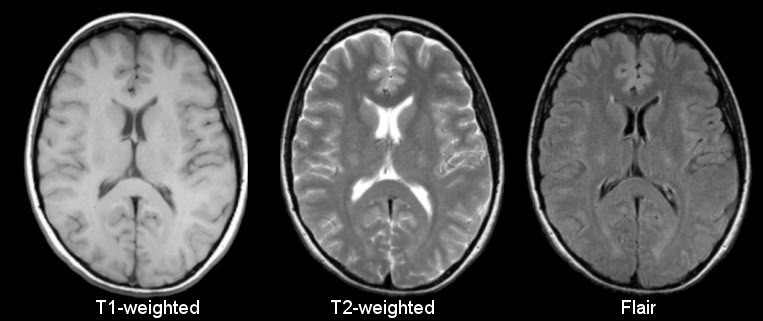
#> input picture Image to Text/app/angularapp/src/assets/t1t2flairbrain.jpg, 763 x 321 px
$ python -i gradient.py   (imports and definitions only)
#> lines starting #> are read from the running program, lines starting #| are printed output that depends on the picture
# Gradient computation for grayscale/color Canny edge detection
# author: Muhammet Bastan, mubastan@gmail.com
# date: March 2012

import numpy, scipy, scipy.ndimage
from scipy.ndimage import filters
from numpy import *

# Sobel or Prewit gradient
def gradient(image, type=0):
#> called with type = 0
    if type==0:
        Ix = filters.sobel(image, axis=1)
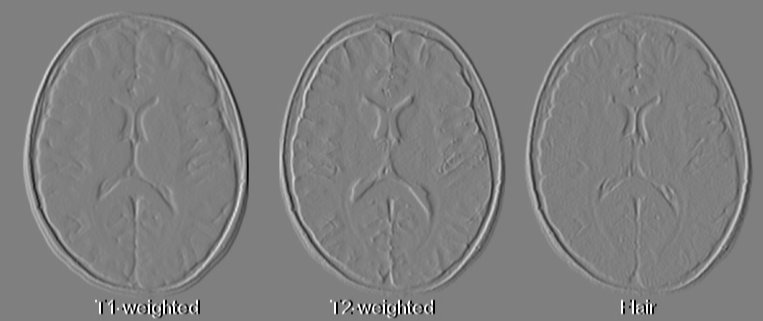
#> Ix: shape (321, 763) float32; min -1020, max 1020, mean 0; drawn with min black and max white
        Iy = filters.sobel(image, axis=0)
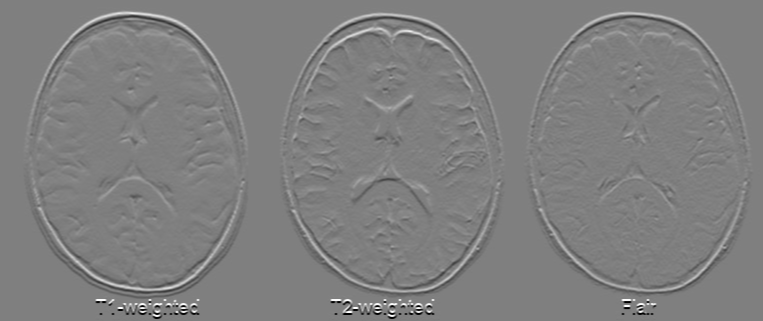
#> Iy: shape (321, 763) float32; min -1020, max 1020, mean 0; drawn with min black and max white
        return Ix, Iy
    else:
        Ix = filters.prewitt(image, axis=1)
        Iy = filters.prewitt(image, axis=0)
    return Ix, Iy

# gradient magnitudes and directions of a grayscale image, Gd: [-pi/2, +pi/2]
# [7 lines left out: function gray_gradient, not called in this run]

# using the same approach of color gradient mag-ori computation for a gray image
def gray_gradient_tensor(image, sigma=0.5):

    g = image.astype('float32')
    #g = scipy.ndimage.filters.gaussian_filter(g, sigma)
    gx, gy = gradient(g)

    cxx = gx*gx
    cyy = gy*gy
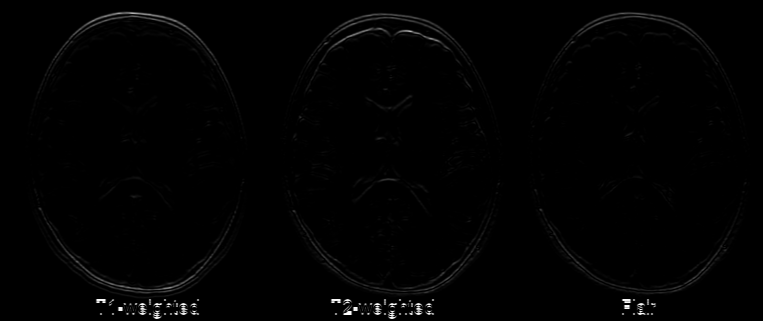
#> cyy: shape (321, 763) float32; min 0, max 1040400, mean 9243.5; drawn with min black and max white
    cxy = 2*(gx*gy)     ## 2*cxy

    ## todo: smooth the color tensor
    cxx = scipy.ndimage.filters.gaussian_filter(cxx, sigma)
    cyy = scipy.ndimage.filters.gaussian_filter(cyy, sigma)
    cxy = scipy.ndimage.filters.gaussian_filter(cxy, sigma)

    cxx_cyy = cxx-cyy
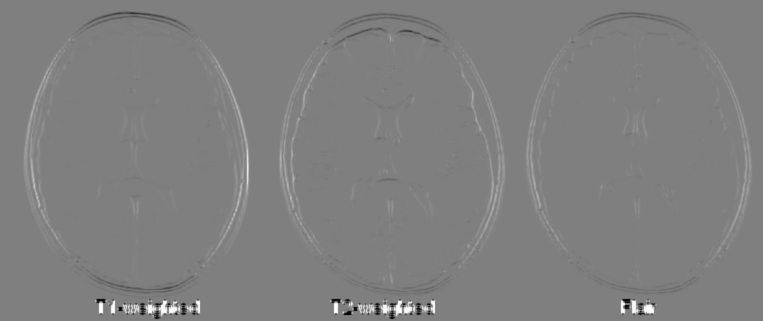
#> cxx_cyy: shape (321, 763) float32; min -1039238.8, max 1039776.4, mean 5502.6; drawn with min black and max white
    eps = 0.0000001
    d = sqrt( cxx_cyy**2 + cxy**2 + eps)
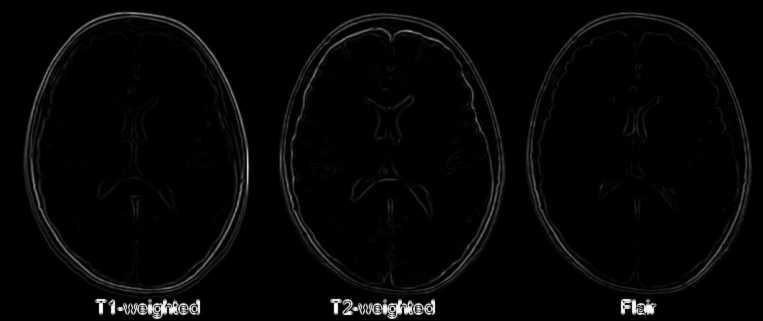
#> d: shape (321, 763) float32; min 0.000316, max 1039776.4, mean 23010.6; drawn with min black and max white

    ## largest eigenvalue -- derivative energy in the most prominent direction
    lambda1 = cxx + cyy + d          ## 0.5*... ?

    Gm = sqrt(lambda1 + eps)
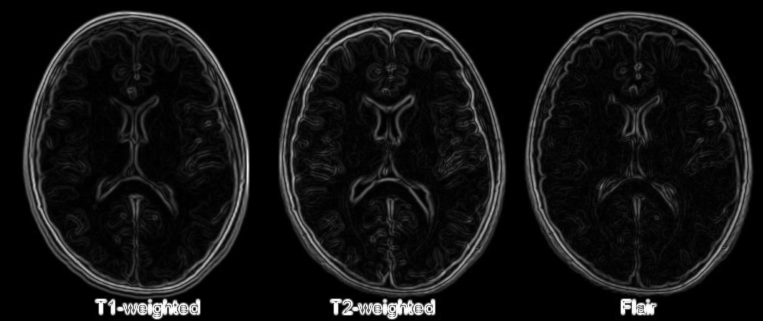
#> Gm: shape (321, 763) float32; min 0.0178, max 1442.1, mean 104; drawn with min black and max white
    Gd = 0.5*arctan2(cxy, cxx_cyy)
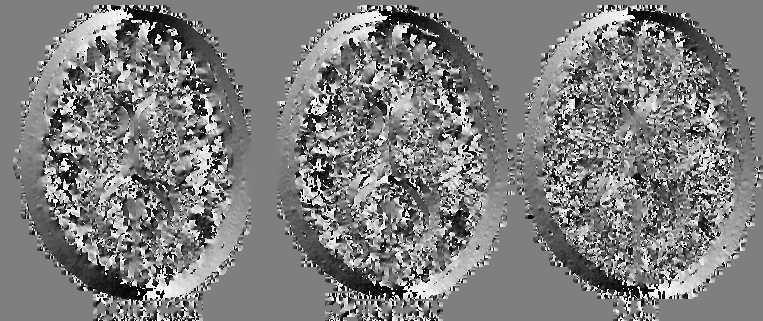
#> Gd: shape (321, 763) float32; min -1.57, max 1.57, mean -0.00677; drawn with min black and max white

    return Gm, Gd

# color gradient from multiple single channel images
# imgs: contains a list of single channel images (pixel values must be in the same range)
# output: Gm, gradient magnitude in the most prominent gradient direction (largest eigenvalue of color tensor)
# Gd: gradient directions [-pi/2, +pi/2]
# Reference: Van De Weijer, Joost and Gevers, Theo and Smeulders, Arnold WM, 'Robust Photometric Invariant Features from the Color Tensor', TIP 2006.
# This Py code was adapted from the Matlab code of the paper
# [59 lines left out: functions multi_gradient, multi_gradient_max, rgb_gradient, not called in this run]

>>> import cv2
>>> picture = cv2.imread('../../../Image to Text/app/angularapp/src/assets/t1t2flairbrain.jpg', cv2.IMREAD_GRAYSCALE)
>>> result = gray_gradient_tensor(picture)
